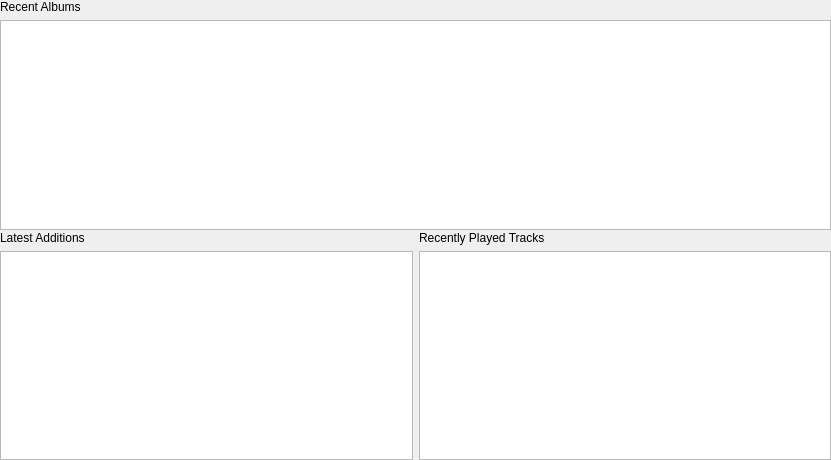
<?xml version="1.0" encoding="UTF-8"?>
<ui version="4.0">
 <class>SourceInfoWidget</class>
 <widget class="QWidget" name="SourceInfoWidget">
  <property name="geometry">
   <rect>
    <x>0</x>
    <y>0</y>
    <width>831</width>
    <height>460</height>
   </rect>
  </property>
  <layout class="QVBoxLayout" name="verticalLayout_4">
   <property name="margin">
    <number>0</number>
   </property>
   <item>
    <widget class="QSplitter" name="splitter">
     <property name="orientation">
      <enum>Qt::Vertical</enum>
     </property>
     <property name="handleWidth">
      <number>1</number>
     </property>
     <widget class="QWidget" name="">
      <layout class="QVBoxLayout" name="verticalLayout">
       <item>
        <widget class="HeaderLabel" name="label_2">
         <property name="text">
          <string>Recent Albums</string>
         </property>
        </widget>
       </item>
       <item>
        <widget class="GridView" name="recentAlbumView">
         <property name="sizePolicy">
          <sizepolicy hsizetype="Expanding" vsizetype="Expanding">
           <horstretch>0</horstretch>
           <verstretch>0</verstretch>
          </sizepolicy>
         </property>
         <property name="minimumSize">
          <size>
           <width>0</width>
           <height>192</height>
          </size>
         </property>
         <property name="maximumSize">
          <size>
           <width>16777215</width>
           <height>16777215</height>
          </size>
         </property>
         <property name="dragEnabled">
          <bool>true</bool>
         </property>
         <property name="dragDropMode">
          <enum>QAbstractItemView::DragDrop</enum>
         </property>
         <property name="selectionMode">
          <enum>QAbstractItemView::ExtendedSelection</enum>
         </property>
        </widget>
       </item>
      </layout>
     </widget>
     <widget class="QWidget" name="">
      <layout class="QHBoxLayout" name="horizontalLayout">
       <item>
        <layout class="QVBoxLayout" name="verticalLayout_3">
         <item>
          <widget class="HeaderLabel" name="label">
           <property name="text">
            <string>Latest Additions</string>
           </property>
          </widget>
         </item>
         <item>
          <widget class="TrackView" name="recentCollectionView"/>
         </item>
        </layout>
       </item>
       <item>
        <layout class="QVBoxLayout" name="verticalLayout_2">
         <item>
          <widget class="HeaderLabel" name="label_3">
           <property name="text">
            <string>Recently Played Tracks</string>
           </property>
          </widget>
         </item>
         <item>
          <widget class="TrackView" name="historyView"/>
         </item>
        </layout>
       </item>
      </layout>
     </widget>
    </widget>
   </item>
  </layout>
 </widget>
 <customwidgets>
  <customwidget>
   <class>HeaderLabel</class>
   <extends>QLabel</extends>
   <header location="global">widgets/HeaderLabel.h</header>
  </customwidget>
  <customwidget>
   <class>GridView</class>
   <extends>QListView</extends>
   <header>playlist/GridView.h</header>
  </customwidget>
  <customwidget>
   <class>TrackView</class>
   <extends>QTreeView</extends>
   <header>playlist/TrackView.h</header>
  </customwidget>
  <customwidget>
   <class>TrackView</class>
   <extends>QTreeView</extends>
   <header>playlist/TrackView.h</header>
  </customwidget>
 </customwidgets>
 <resources/>
 <connections/>
</ui>
